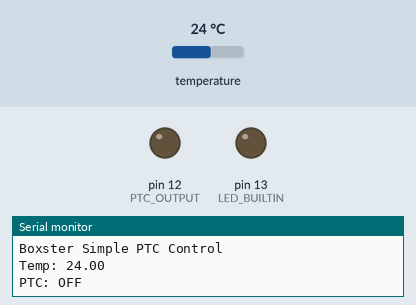
The sketch below on a simulated Arduino Uno, built with avr-gcc and run on an emulated ATmega328P. On the bench: output pins drawn as LEDs (lit = HIGH), the last lines printed to the serial monitor. Inputs (shaded band) come from the test bench; at power-on: temperature 24 °C.

Above: at 2.2 s.
2.3 s: temperature set to 23.2 °C
4.2 s: temperature set to 21.8 °C
At 4.9 s:
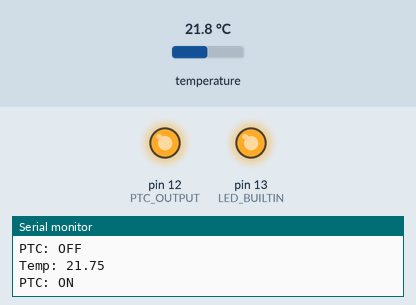
6.0 s: temperature set to 23.2 °C
At 7.9 s:
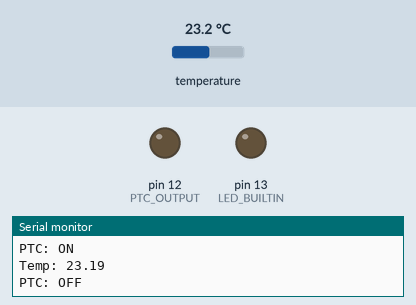
8.3 s: temperature set to 12 °C
At 9.7 s:
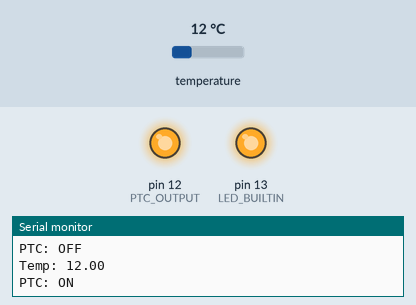
Timing chart, 0 to 11.3 s (numbered marks = the images above; inputs shaded):
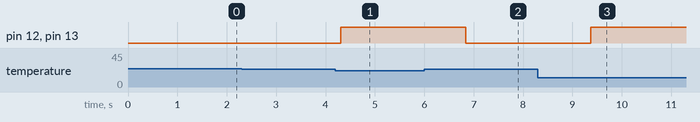

Measured:
- the behaviour switches between 22.5 and 22.4 °C on temperature (found by bisection; images 0 and 1)
- the behaviour switches between 22.6 and 22.7 °C on temperature (found by bisection; images 1 and 2)
- after the input at 4.2 s, pin 12 (PTC_OUTPUT), pin 13 (LED_BUILTIN): LOW → HIGH after 0.11 s
- after the input at 6.0 s, pin 12 (PTC_OUTPUT), pin 13 (LED_BUILTIN): HIGH → LOW after 0.84 s
- after the input at 8.3 s, pin 12 (PTC_OUTPUT), pin 13 (LED_BUILTIN): LOW → HIGH after 1.1 s

The sketch:

PTCControl.ino
```cpp
#include <OneWire.h>
#include <DallasTemperature.h>

#define ONE_WIRE_BUS 2
#define PTC_OUTPUT   12

OneWire oneWire(ONE_WIRE_BUS);
DallasTemperature sensors(&oneWire);

double currentTemperature;
double desiredTemperature = 22.50;
double tempHysteris = 0.1;


void setup(void) {
  Serial.begin(115200);
  Serial.println("Boxster Simple PTC Control");
  pinMode(PTC_OUTPUT, OUTPUT);
  pinMode(LED_BUILTIN, OUTPUT);
  digitalWrite(PTC_OUTPUT, LOW);
  sensors.begin();
  delay(1000);
}


void loop(void) {
  sensors.requestTemperatures();
  currentTemperature = sensors.getTempCByIndex(0);

  Serial.print("Temp: ");
  Serial.println(currentTemperature);

  if(desiredTemperature > currentTemperature){
    turnonPTC();
  }
  if(currentTemperature > (desiredTemperature + tempHysteris)){
    turnoffPTC();
  }

  delay(500);
}

void turnonPTC(){
  digitalWrite(PTC_OUTPUT, HIGH);
  digitalWrite(LED_BUILTIN, HIGH);
  Serial.println("PTC: ON");
}

void turnoffPTC(){
  digitalWrite(PTC_OUTPUT, LOW);
  digitalWrite(LED_BUILTIN, LOW);
  Serial.println("PTC: OFF");
}
```
